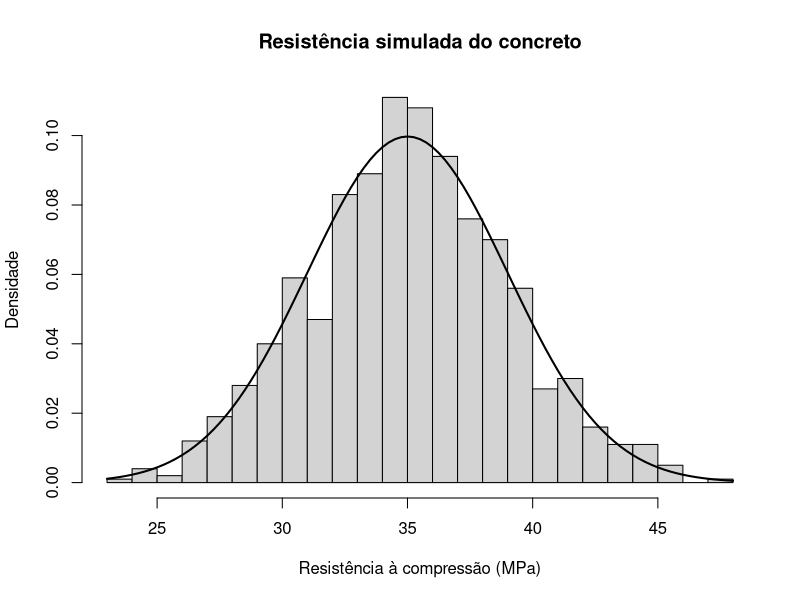
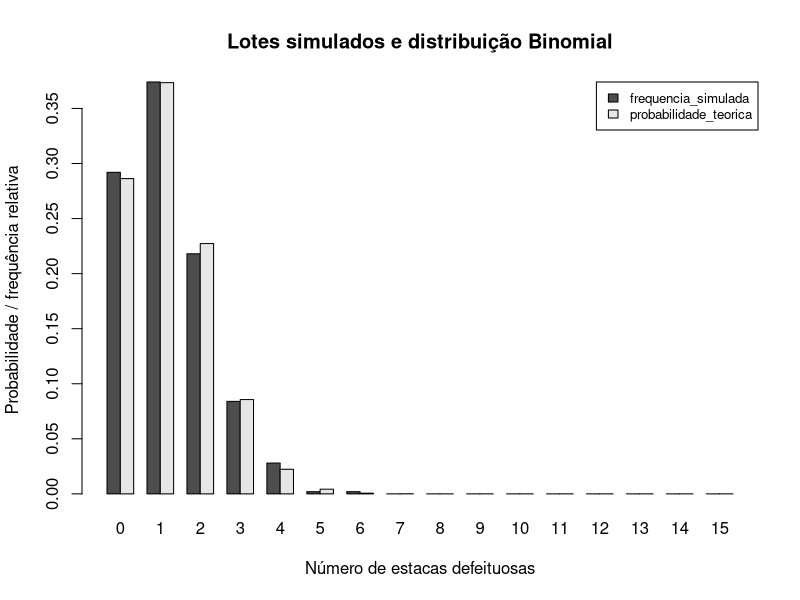
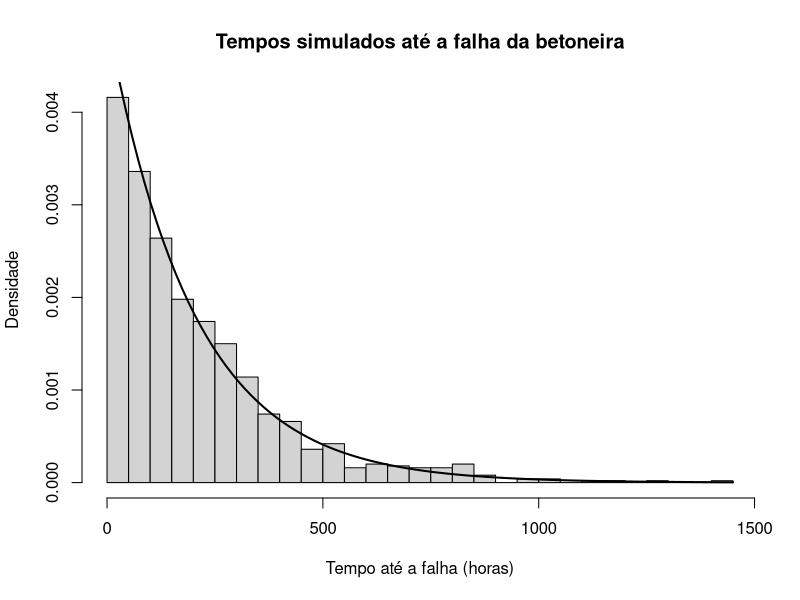
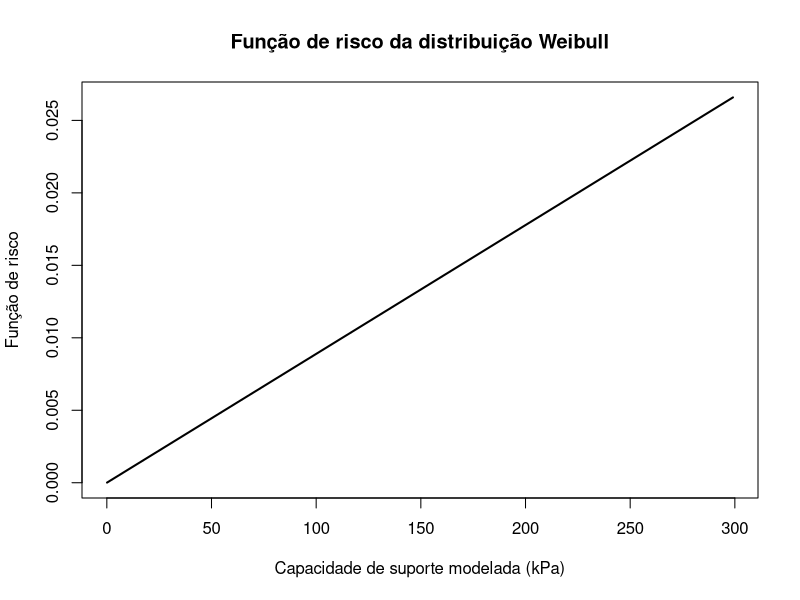
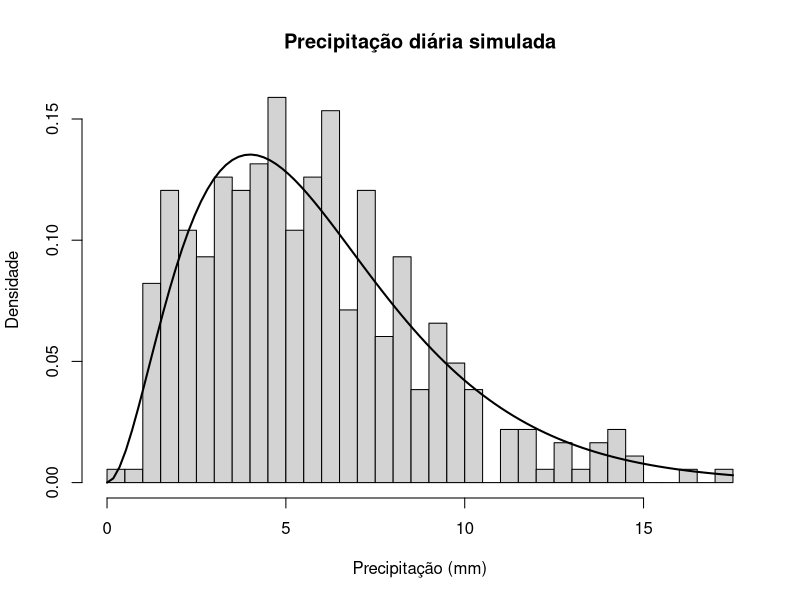

Write the R code that produced these figures, in order.
## ---- chunk 1
# Parâmetros da distribuição Normal
media_concreto <- 35
dp_concreto <- 4

# Probabilidade de a resistência ser inferior a 30 MPa
prob_menor_30 <- pnorm(30, mean = media_concreto, sd = dp_concreto)
prob_menor_30
## ---- chunk 2
# Subtrai-se a probabilidade acumulada até 32 MPa daquela até 38 MPa
prob_32_38 <- pnorm(38, mean = media_concreto, sd = dp_concreto) -
  pnorm(32, mean = media_concreto, sd = dp_concreto)
prob_32_38
## ---- chunk 3
# Valor abaixo do qual se encontram 5% das resistências
percentil_5 <- qnorm(0.05, mean = media_concreto, sd = dp_concreto)
percentil_5
## ---- chunk 4
# Erro padrão da média de 10 observações independentes
n_amostras <- 10
erro_padrao <- dp_concreto / sqrt(n_amostras)

# Probabilidade de a média amostral ficar abaixo de 33 MPa
prob_media_menor_33 <- pnorm(
  33, mean = media_concreto, sd = erro_padrao
)
prob_media_menor_33
## ---- chunk 5
# Gera 1.000 valores reproduzíveis da distribuição Normal
set.seed(123)
resistencias <- rnorm(1000, mean = media_concreto, sd = dp_concreto)

# Histograma em escala de densidade
hist(
  resistencias,
  probability = TRUE,
  breaks = 25,
  main = "Resistência simulada do concreto",
  xlab = "Resistência à compressão (MPa)",
  ylab = "Densidade"
)

# Adiciona a curva teórica da distribuição Normal
curve(
  dnorm(x, mean = media_concreto, sd = dp_concreto),
  add = TRUE,
  lwd = 2
)

# Estatísticas descritivas da amostra simulada
mean(resistencias)
sd(resistencias)
mean(resistencias < 30)
## ---- chunk 6
n_estacas <- 15
p_defeito <- 0.08

# Probabilidade de exatamente zero estacas defeituosas
prob_zero_defeitos <- dbinom(0, size = n_estacas, prob = p_defeito)
prob_zero_defeitos
## ---- chunk 7
# P(X <= 2)
prob_ate_2_defeitos <- pbinom(2, size = n_estacas, prob = p_defeito)
prob_ate_2_defeitos
## ---- chunk 8
# Usa o complemento de P(X <= 3)
prob_4_ou_mais <- 1 - pbinom(3, size = n_estacas, prob = p_defeito)
prob_4_ou_mais
## ---- chunk 9
# E(X) = n*p e Var(X) = n*p*(1-p)
esperanca_estacas <- n_estacas * p_defeito
variancia_estacas <- n_estacas * p_defeito * (1 - p_defeito)

esperanca_estacas
variancia_estacas
## ---- chunk 10
# Simula 500 lotes independentes de 15 estacas
set.seed(123)
lotes_simulados <- rbinom(500, size = n_estacas, prob = p_defeito)

# Frequências relativas observadas, incluindo valores de zero a 15
frequencias_simuladas <- prop.table(
  table(factor(lotes_simulados, levels = 0:n_estacas))
)

# Probabilidades teóricas para cada quantidade possível de defeitos
probabilidades_teoricas <- dbinom(0:n_estacas, size = n_estacas, prob = p_defeito)

comparacao_binomial <- data.frame(
  defeitos = 0:n_estacas,
  frequencia_simulada = as.numeric(frequencias_simuladas),
  probabilidade_teorica = probabilidades_teoricas
)

comparacao_binomial
## ---- chunk 11
# Gráfico comparativo entre frequências simuladas e probabilidades teóricas
barplot(
  rbind(
    frequencia_simulada = comparacao_binomial$frequencia_simulada,
    probabilidade_teorica = comparacao_binomial$probabilidade_teorica
  ),
  beside = TRUE,
  names.arg = comparacao_binomial$defeitos,
  xlab = "Número de estacas defeituosas",
  ylab = "Probabilidade / frequência relativa",
  main = "Lotes simulados e distribuição Binomial",
  legend.text = TRUE,
  args.legend = list(x = "topright", cex = 0.8)
)
## ---- chunk 12
lambda_km <- 2.5

# Probabilidade de zero fissuras em 1 km
prob_zero_fissuras <- dpois(0, lambda = lambda_km)
prob_zero_fissuras
## ---- chunk 13
# P(X >= 3) = 1 - P(X <= 2)
prob_3_ou_mais_fissuras <- 1 - ppois(2, lambda = lambda_km)
prob_3_ou_mais_fissuras
## ---- chunk 14
# P(1 <= X <= 4)
prob_1_a_4_fissuras <- ppois(4, lambda = lambda_km) -
  ppois(0, lambda = lambda_km)
prob_1_a_4_fissuras
## ---- chunk 15
# Para 2 km, a média esperada é 2 * 2,5 = 5 fissuras
lambda_2km <- 2 * lambda_km
prob_5_fissuras_2km <- dpois(5, lambda = lambda_2km)
prob_5_fissuras_2km
## ---- chunk 16
# Na distribuição de Poisson, esperança e variância são iguais a lambda
esperanca_fissuras <- lambda_km
variancia_fissuras <- lambda_km

esperanca_fissuras
variancia_fissuras
## ---- chunk 17
media_betoneira <- 200
taxa_betoneira <- 1 / media_betoneira

# P(X > 250), calculada diretamente pela função de sobrevivência
prob_mais_250 <- pexp(
  250, rate = taxa_betoneira, lower.tail = FALSE
)
prob_mais_250
## ---- chunk 18
# P(X < 100)
prob_menos_100 <- pexp(100, rate = taxa_betoneira)
prob_menos_100
## ---- chunk 19
# Mediana: tempo até o qual 50% das falhas já teriam ocorrido
mediana_betoneira <- qexp(0.5, rate = taxa_betoneira)
mediana_betoneira
## ---- chunk 20
# P(X > 250 | X > 150), usando a propriedade da falta de memória
prob_condicional <- pexp(250, rate = taxa_betoneira, lower.tail = FALSE) /
  pexp(150, rate = taxa_betoneira, lower.tail = FALSE)
prob_condicional

# Comparação com a probabilidade de durar mais 100 horas a partir do início
prob_mais_100 <- pexp(100, rate = taxa_betoneira, lower.tail = FALSE)
prob_mais_100
## ---- chunk 21
# Simula tempos de falha em horas
set.seed(123)
tempos_falha <- rexp(1000, rate = taxa_betoneira)

# Histograma em escala de densidade
hist(
  tempos_falha,
  probability = TRUE,
  breaks = 30,
  main = "Tempos simulados até a falha da betoneira",
  xlab = "Tempo até a falha (horas)",
  ylab = "Densidade"
)

# Curva teórica da distribuição Exponencial
curve(
  dexp(x, rate = taxa_betoneira),
  add = TRUE,
  lwd = 2
)

# Resumo da simulação
mean(tempos_falha)
median(tempos_falha)
## ---- chunk 22
forma_solo <- 2
escala_solo <- 150

# Probabilidade de capacidade de suporte inferior a 100 kPa
prob_solo_menor_100 <- pweibull(
  100, shape = forma_solo, scale = escala_solo
)
prob_solo_menor_100
## ---- chunk 23
# Diferença entre as probabilidades acumuladas nos limites do intervalo
prob_solo_120_200 <- pweibull(
  200, shape = forma_solo, scale = escala_solo
) - pweibull(
  120, shape = forma_solo, scale = escala_solo
)
prob_solo_120_200
## ---- chunk 24
# Valor abaixo do qual se encontram 90% dos valores modelados
percentil_90_solo <- qweibull(
  0.90, shape = forma_solo, scale = escala_solo
)
percentil_90_solo
## ---- chunk 25
# Fórmulas teóricas da média e da variância da Weibull
media_solo <- escala_solo * gamma(1 + 1 / forma_solo)
variancia_solo <- escala_solo^2 * (
  gamma(1 + 2 / forma_solo) - gamma(1 + 1 / forma_solo)^2
)
dp_solo <- sqrt(variancia_solo)

media_solo
variancia_solo
dp_solo
## ---- chunk 26
# Sequência de valores positivos para evitar avaliação em zero
x_seq <- seq(0.1, 300, by = 1)

# Função de risco da Weibull:
# h(x) = (k/lambda) * (x/lambda)^(k-1)
hazard_solo <- (forma_solo / escala_solo) *
  (x_seq / escala_solo)^(forma_solo - 1)

plot(
  x_seq,
  hazard_solo,
  type = "l",
  lwd = 2,
  main = "Função de risco da distribuição Weibull",
  xlab = "Capacidade de suporte modelada (kPa)",
  ylab = "Função de risco"
)
## ---- chunk 27
forma_chuva <- 3
taxa_chuva <- 0.5

# P(X > 10)
prob_chuva_maior_10 <- pgamma(
  10, shape = forma_chuva, rate = taxa_chuva,
  lower.tail = FALSE
)
prob_chuva_maior_10
## ---- chunk 28
# P(5 < X < 15)
prob_chuva_5_15 <- pgamma(
  15, shape = forma_chuva, rate = taxa_chuva
) - pgamma(
  5, shape = forma_chuva, rate = taxa_chuva
)
prob_chuva_5_15
## ---- chunk 29
# Quantil que deixa 95% dos valores abaixo dele
percentil_95_chuva <- qgamma(
  0.95, shape = forma_chuva, rate = taxa_chuva
)
percentil_95_chuva
## ---- chunk 30
# Para a Gama parametrizada por forma e taxa:
# E(X) = forma/taxa; Var(X) = forma/taxa^2
media_chuva <- forma_chuva / taxa_chuva
variancia_chuva <- forma_chuva / taxa_chuva^2

media_chuva
variancia_chuva
## ---- chunk 31
# Simula um ano de valores diários segundo a distribuição adotada
set.seed(123)
chuva_simulada <- rgamma(
  365, shape = forma_chuva, rate = taxa_chuva
)

# Histograma em escala de densidade
hist(
  chuva_simulada,
  probability = TRUE,
  breaks = 25,
  main = "Precipitação diária simulada",
  xlab = "Precipitação (mm)",
  ylab = "Densidade"
)

# Curva teórica para comparação
curve(
  dgamma(x, shape = forma_chuva, rate = taxa_chuva),
  add = TRUE,
  lwd = 2
)

# Resumo dos valores simulados
mean(chuva_simulada)
var(chuva_simulada)
quantile(chuva_simulada, 0.95)
## ---- chunk 32
# Número de simulações de Monte Carlo
set.seed(123)
n_sim <- 10000

# Simula valores de resistência do concreto
concreto_mc <- rnorm(
  n_sim, mean = media_concreto, sd = dp_concreto
)

# Estimativa por simulação: proporção abaixo de 30 MPa
prob_mc <- mean(concreto_mc < 30)

# Probabilidade teórica calculada pela distribuição Normal
prob_teorica <- pnorm(
  30, mean = media_concreto, sd = dp_concreto
)

# Comparação dos resultados
comparacao_mc <- data.frame(
  metodo = c("Monte Carlo (10.000 simulações)", "Teórico (Normal)"),
  probabilidade = c(prob_mc, prob_teorica)
)

comparacao_mc
## ---- chunk 33
# Diferença absoluta entre a estimativa simulada e a teórica
diferenca_absoluta <- abs(prob_mc - prob_teorica)
diferenca_absoluta
## ---- chunk 34
# Tabela sintética dos principais resultados teóricos
resumo_resultados <- data.frame(
  analise = c(
    "Concreto: P(X < 30 MPa)",
    "Concreto: P(32 < X < 38 MPa)",
    "Concreto: percentil 5 (MPa)",
    "Concreto: P(média de 10 < 33 MPa)",
    "Estacas: P(nenhum defeito)",
    "Estacas: P(no máximo 2 defeitos)",
    "Estacas: P(4 ou mais defeitos)",
    "Fissuras: P(nenhuma em 1 km)",
    "Fissuras: P(3 ou mais em 1 km)",
    "Fissuras: P(exatamente 5 em 2 km)",
    "Betoneira: P(durar mais de 250 h)",
    "Betoneira: mediana (h)",
    "Solo: P(capacidade < 100 kPa)",
    "Solo: percentil 90 (kPa)",
    "Chuva: P(precipitação > 10 mm)",
    "Chuva: percentil 95 (mm)"
  ),
  resultado = c(
    prob_menor_30,
    prob_32_38,
    percentil_5,
    prob_media_menor_33,
    prob_zero_defeitos,
    prob_ate_2_defeitos,
    prob_4_ou_mais,
    prob_zero_fissuras,
    prob_3_ou_mais_fissuras,
    prob_5_fissuras_2km,
    prob_mais_250,
    mediana_betoneira,
    prob_solo_menor_100,
    percentil_90_solo,
    prob_chuva_maior_10,
    percentil_95_chuva
  )
)

knitr::kable(
  resumo_resultados,
  digits = 4,
  col.names = c("Indicador", "Resultado")
)
